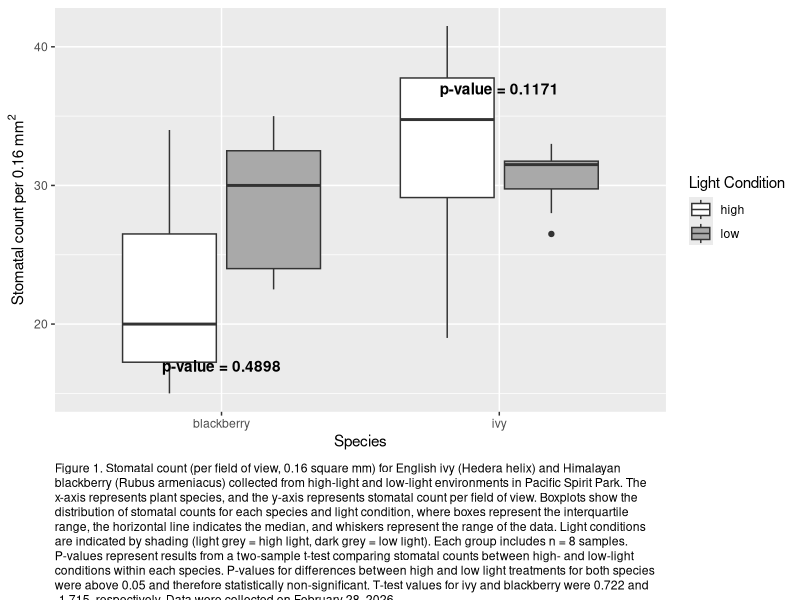
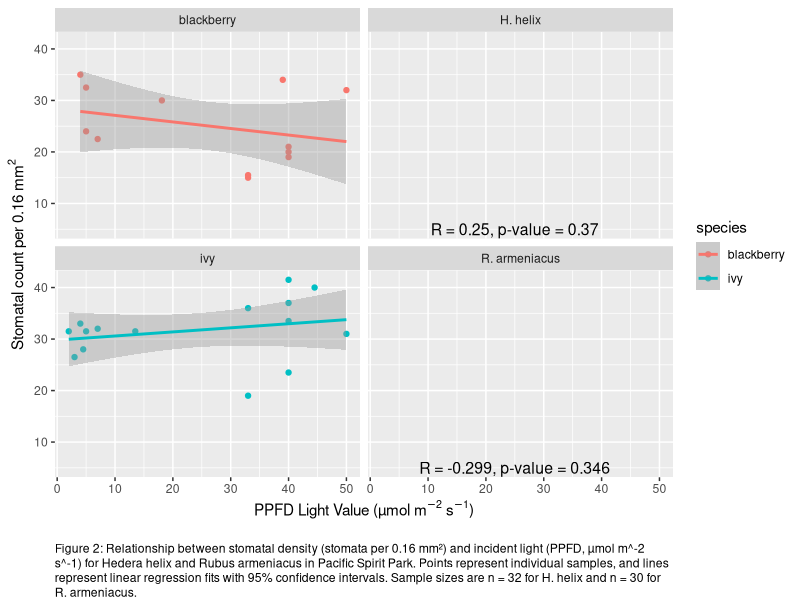
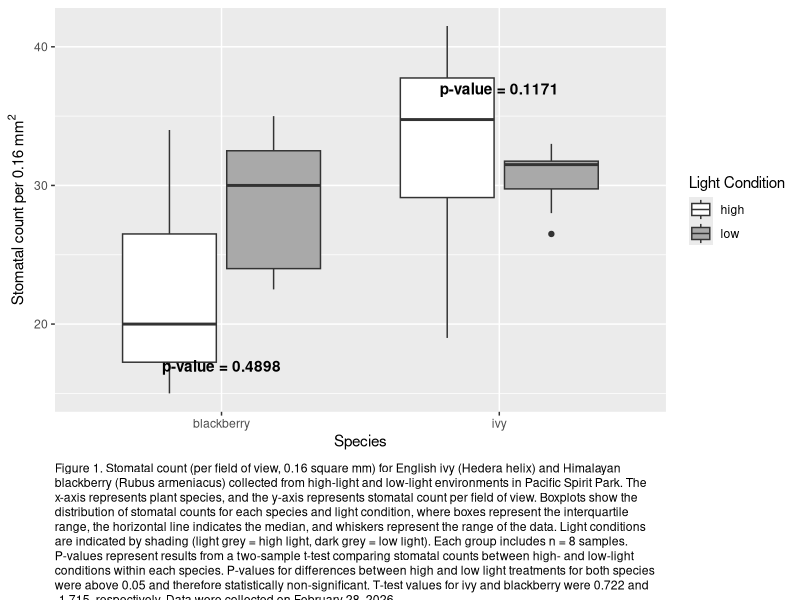
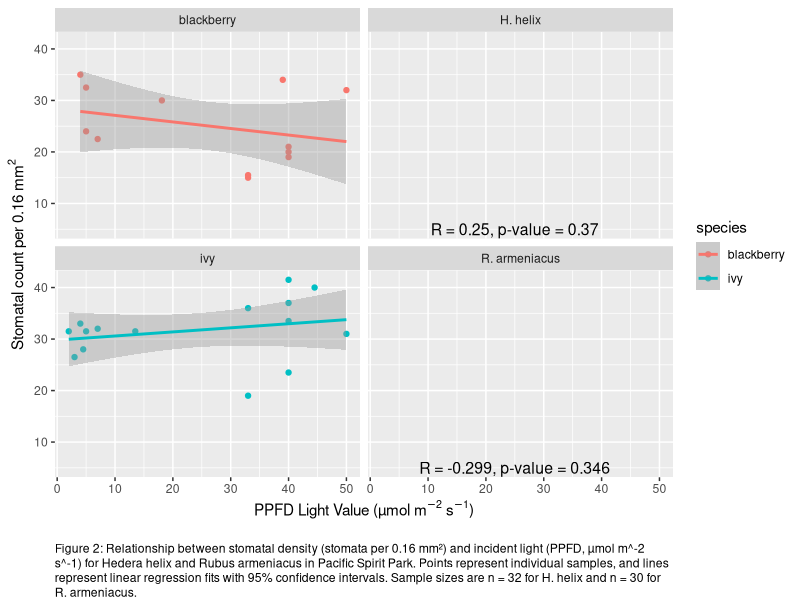

The R script that drew these images, in order: (Note: this script raises an error after producing the figures.)
library(tidyverse)
library(dplyr)
library(magrittr)
library(ggplot2)
library(ggsignif)
library(ggtext)

stomataTidy <-read.csv("./data/outputs/stomataTidy.csv")

densityHighLow <- stomataTidy %>%
  ggplot(aes(x=species,y=stomata_avg,fill = light_condition))+
  geom_boxplot()+
  scale_fill_manual(values = c("high" = "white", "low" = "darkgrey"))+
  labs(x = "Species", y=expression("Stomatal count per 0.16 mm"^2*""), fill = "Light Condition", 
       caption = "Figure 1. Stomatal count (per field of view, 0.16 square mm) for English ivy (Hedera helix) and Himalayan blackberry (Rubus armeniacus) collected from high-light and low-light environments in Pacific Spirit Park. The x-axis represents plant species, and the y-axis represents stomatal count per field of view. Boxplots show the distribution of stomatal counts for each species and light condition, where boxes represent the interquartile range, the horizontal line indicates the median, and whiskers represent the range of the data. Light conditions are indicated by shading (light grey = high light, dark grey = low light). Each group includes n = 8 samples. P-values represent results from a two-sample t-test comparing stomatal counts between high- and low-light conditions within each species. P-values for differences between high and low light treatments for both species were above 0.05 and therefore statistically non-significant. T-test values for ivy and blackberry were 0.722 and -1.715, respectively. Data were collected on February 28, 2026.")+
  theme(
    plot.caption = element_textbox_simple(
      width = unit(1, "npc"),  # full plot width
      margin = margin(t = 20)))+
  annotate("text", x = 2, y = 37, label = "p-value = 0.1171", 
           color = "black", fontface = "bold")+
  annotate("text", x = 1, y = 17, label = "p-value = 0.4898", 
           color = "black", fontface = "bold")


densityHighLow


#figure 2.
helix_annotation <- data.frame(
  mpg = 25,   # X-coordinate
  wt = 5,     # Y-coordinate
  species = "H. helix",    # Facet
  label = "R = 0.25, p-value = 0.37")

armeniacus_annotation <- data.frame(
  mpg = 25,   # X-coordinate
  wt = 5,     # Y-coordinate
  species = "R. armeniacus",    # Facet
  label = "R = -0.299, p-value = 0.346")

densityValues <- stomataTidy %>%
  ggplot(aes(x=light_value, y=stomata_avg, color = species)) + 
  geom_point() + 
  geom_smooth(method = "lm")+
  facet_wrap(~species)+
  geom_text(data=helix_annotation,aes(x=mpg,y=wt,label=label),
            color="black",
            size=4,
            inherit.aes=F)+
  geom_text(data=armeniacus_annotation,aes(x=mpg,y=wt,label=label),
            color="black",
            size=4,
            inherit.aes=F) + 
  labs(x = expression("PPFD Light Value (µmol m"^-2*" s"^-1*")"), y=expression("Stomatal count per 0.16 mm"^2*""), caption="Figure 2: Relationship between stomatal density (stomata per 0.16 mm²) and incident light (PPFD, µmol m^-2 s^-1) for Hedera helix and Rubus armeniacus in Pacific Spirit Park. Points represent individual samples, and lines represent linear regression fits with 95% confidence intervals. Sample sizes are n = 32 for H. helix and n = 30 for R. armeniacus.")+
  theme(
  plot.caption = element_textbox_simple(
    width = unit(1, "npc"),  # full plot width
    margin = margin(t = 20)))
densityValues

ggsave('./figures/densityHighLow.PNG', plot = densityHighLow)
ggsave('./figures/densityValues.PNG',plot = densityValues)
blackberryData <- stomataTidy %>% 
  filter(species =="R. armeniacus")

blackberryStats <- blackberryData%>%
  filter(!is.na(stomata_avg))

ivyData <- stomataTidy %>% 
  filter(species =="H. helix")

ivyStats <- ivyData %>%
  filter(!is.na(stomata_avg))

t.test(as.numeric(stomata_avg) ~ light_condition, data = ivyStats)

t.test(as.numeric(stomata_avg) ~ light_condition, data = blackberryStats)

cor.test(ivyData$light_value,ivyData$stomata_avg)
cor.test(blackberryData$light_value,blackberryData$stomata_avg)


#Figure 3.

cor.test(ivyData$canopy_cover,ivyData$stomata_avg)
cor.test(blackberryData$canopy_cover,blackberryData$stomata_avg)

helix_annotation_canopy <- data.frame(
  mpg = 40,   # X-coordinate
  wt = 5,     # Y-coordinate
  species = "H. helix",    # Must specify the facet level
  label = "R = -0.44, p-value = 0.09")

armeniacus_annotation_canopy <- data.frame(
  mpg = 40,   # X-coordinate
  wt = 5,     # Y-coordinate
  species = "R. armeniacus",    # Must specify the facet level
  label = "R = -0.244, p-value = 0.45")

canopyValues <- stomataTidy %>%
  ggplot(aes(x=canopy_cover, y=stomata_avg, color = species)) + 
  geom_point() + 
  geom_smooth(method = "lm")+
  facet_wrap(~species)+
  geom_text(data=helix_annotation_canopy,aes(x=mpg,y=wt,label=label),
            color="black",
            size=4,
            inherit.aes=F)+
  geom_text(data=armeniacus_annotation_canopy,aes(x=mpg,y=wt,label=label),
            color="black",
            size=4,
            inherit.aes=F) + 
  labs(x = "Canopy Cover (%)", y=expression("Stomatal count per 0.16 mm"^2*""),caption="Figure 3: Relationship between stomatal density (stomata per 0.16 mm²) and canopy cover (%) for Hedera helix and Rubus armeniacus in Pacific Spirit Park. Points represent individual samples, and lines represent fitted trend lines. Sample sizes are n = 32 for H. helix and n = 30 for R. armeniacus.")+
  theme(
    plot.caption = element_textbox_simple(
      width = unit(1, "npc"),  # full plot width
      margin = margin(t = 20)))

canopyValues

#Figure 4.
t.test(as.numeric(stomata_avg) ~ leaf_position, data = ivyStats)
t.test(as.numeric(stomata_avg) ~ leaf_position, data = blackberryStats)


helix_annotation_height <- data.frame(
  mpg = 1.5,   # X-coordinate
  wt = 5,     # Y-coordinate
  species = "H. helix",    # Must specify the facet level
  label = "t = -1.73, p-value = 0.155")

armeniacus_annotation_height <- data.frame(
  mpg = 1.5,   # X-coordinate
  wt = 5,     # Y-coordinate
  species = "R. armeniacus",    # Must specify the facet level
  label = "t = 2.76, p-value = 0.06")

heightValues <- stomataTidy %>%
  ggplot(aes(x=leaf_position, y=stomata_avg, fill = leaf_position)) + 
  geom_boxplot() + 
  scale_fill_manual(values = c("low" = "#b37724", "med" = "#FFAA33"))+
  geom_smooth(method = "lm")+
  facet_wrap(~species) + 
  geom_text(data=helix_annotation_height,aes(x=mpg,y=wt,label=label),
            color="black",
            size=4,
            inherit.aes=F)+
  geom_text(data=armeniacus_annotation_height,aes(x=mpg,y=wt,label=label),
            color="black",
            size=4,
            inherit.aes=F) +
  labs(x = "Height", y=expression("Stomatal count per 0.16 mm"^2*""), caption = "Figure 4. Stomatal count (per field of view, 0.16 square mm) for English ivy (Hedera helix) and Himalayan blackberry (Rubus armeniacus) collected from differing heights in Pacific Spirit Park. \nThe x-axis represents the categorical height of plants seperated into their respective species, and the y-axis represents stomatal count per field of view. Light conditions are indicated by shading (dark yellow = low height, orange yellow = medium height). Each group includes n = 8 samples. \nP-values represent results from a two-sample t-test comparing stomatal counts between medium and low plant conditions within each species. P-values for differences between high and low light treatments for both species \nwere above 0.05 and therefore statistically non-significant. T-test values for ivy and blackberry were -1.73 and 2.76, respectively. \nData were collected on February 28, 2026.")+
  theme(
    plot.caption = element_textbox_simple(
      width = unit(1, "npc"),  # full plot width
      margin = margin(t = 20)))
heightValues

ggsave('./figures/canopyValues.PNG', plot = canopyValues)
ggsave('./figures/heightValues.PNG',plot = heightValues)
